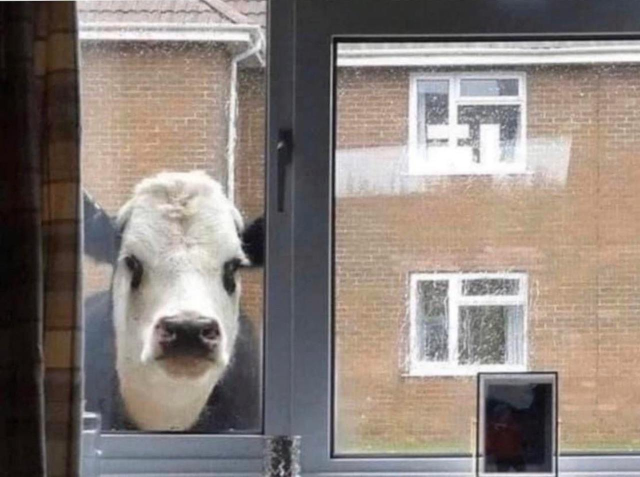
#> input picture test_image.jpg, 1280 x 954 px (shown at 1/2 size)
$ python main.py
#> lines starting #> are read from the running program, lines starting #| are printed output that depends on the picture
import cv2
import numpy as np
import matplotlib.pyplot as plt


def preprocess_and_extract_features(image_path,
                                    target_size=(256, 256),
                                    n_features=500):
    """
    img (np.ndarray): the resized color image
    keypoints (list of cv2.KeyPoint),
    descriptors (np.ndarray of shape [k, 32])
    """
#> called with image_path = 'test_image.jpg', target_size = (256, 256), n_features = 500

    # load & resize
    img = cv2.imread(image_path, cv2.IMREAD_COLOR)
#> img is the input picture: shape (954, 1280, 3); mean B, G, R 123, 129, 139.3
    if img is None:
        raise FileNotFoundError(f"Could not read: {image_path}")
    img = cv2.resize(img, target_size, interpolation=cv2.INTER_AREA)
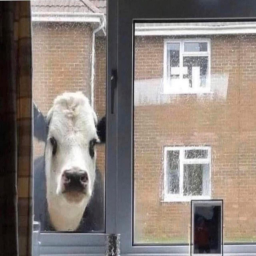
#> img: shape (256, 256, 3); mean B, G, R 123, 129, 139.3

    # grayscale & equalize
    gray = cv2.cvtColor(img, cv2.COLOR_BGR2GRAY)
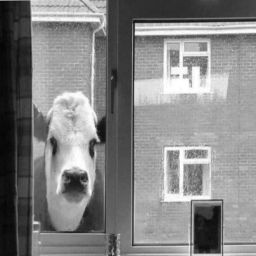
#> gray: shape (256, 256); min 3, max 255, mean 131.4
    gray = cv2.equalizeHist(gray)
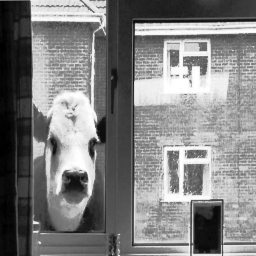
#> gray: shape (256, 256); min 0, max 255, mean 128.3

    # ORB feature detection
    orb = cv2.ORB_create(nfeatures=n_features)
    keypoints, descriptors = orb.detectAndCompute(gray, None)
#> keypoints = 420 keypoints; strongest (x, y, size): (136, 34, 31), (95, 134, 37.2), (85, 177, 77.1), (85, 173, 31)

    return img, keypoints, descriptors

def visualize_keypoints(img,
                        keypoints,
                        figsize=(8, 8),
                        show=True,
                        save_path=None):
    """
    Draws ORB keypoints on the image using matplotlib
    """
    # Draw rich keypoints
    img_kp = cv2.drawKeypoints(
        img, keypoints, None,
        flags=cv2.DRAW_MATCHES_FLAGS_DRAW_RICH_KEYPOINTS
    )
    # Convert BGR to RGB for matplotlib
    img_kp = cv2.cvtColor(img_kp, cv2.COLOR_BGR2RGB)

    plt.figure(figsize=figsize)
    plt.imshow(img_kp)
    plt.axis('off')

    if save_path:
        plt.savefig(save_path, bbox_inches='tight')
    if show:
        plt.show()
    plt.close()


if __name__ == "__main__":
    import sys
    path = sys.argv[1] if len(sys.argv) > 1 else "test_image.jpg"
    img, keypoints, descriptors = preprocess_and_extract_features(path)
    print(f"Extracted {len(keypoints)} keypoints, descriptors shape: {descriptors.shape}")
#| Extracted 420 keypoints, descriptors shape: (420, 32)
    visualize_keypoints(img, keypoints)
#> in visualize_keypoints, `img_kp = cv2.drawKeypoints( img, keypoints, None, flags=cv2.DRAW_MATCH..`:
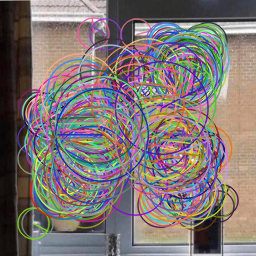
#> img_kp: shape (256, 256, 3); mean B, G, R 115.4, 116.4, 126.5

$ run again, with muhehe.jpeg copied over test_image.jpg
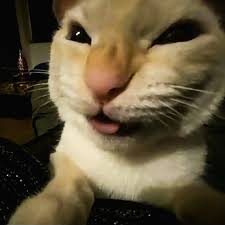
#> input picture muhehe.jpeg, 225 x 225 px
#> in preprocess_and_extract_features, img is the input picture: shape (225, 225, 3); mean B, G, R 59.9, 85.2, 98
#> img: shape (256, 256, 3)
#> in preprocess_and_extract_features, `gray = cv2.equalizeHist(gray)`:
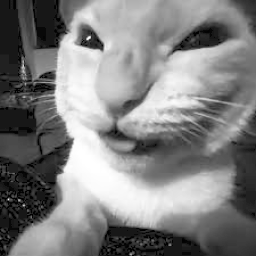
#> gray: shape (256, 256); min 0, max 255, mean 128.5
#> in preprocess_and_extract_features, `keypoints, descriptors = orb.detectAndCompute(gray, None)`: keypoints = 417 keypoints; strongest (x, y, size): (89, 37, 31), (87, 39, 31), (101, 48, 37.2), (101, 49, 44.6)
#| Extracted 417 keypoints, descriptors shape: (417, 32)
#> in visualize_keypoints, `img_kp = cv2.drawKeypoints( img, keypoints, None, flags=cv2.DRAW_MATCH..`:
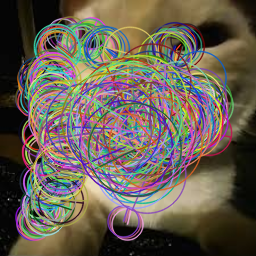
#> img_kp: shape (256, 256, 3); mean B, G, R 83.3, 94.9, 104
